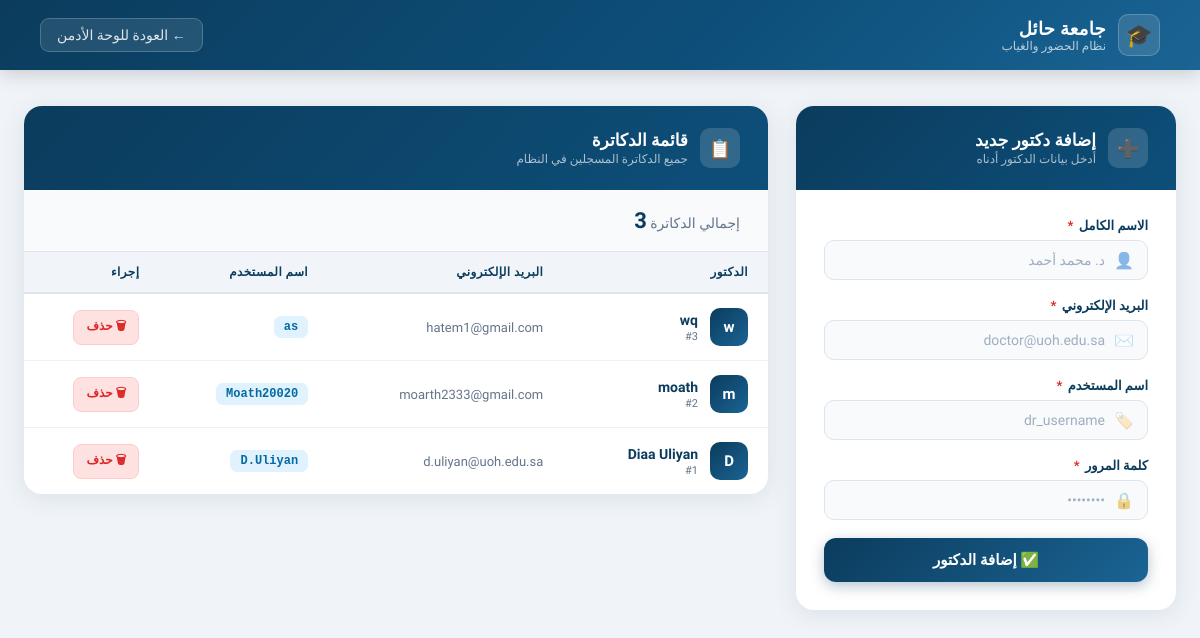
Screenshot of /admin/doctors (signed in) with the database file from the repository.
### tables this page shows
CREATE TABLE doctors (
    doctor_id INTEGER PRIMARY KEY AUTOINCREMENT,
    name TEXT NOT NULL,
    email TEXT UNIQUE NOT NULL,
    password_hash TEXT NOT NULL
, username TEXT);

### routes/admin_routes.py (the view)
    @app.route("/admin/doctors")
    def admin_doctors():
        if "admin" not in session:
            return redirect("/admin/login")
        conn = None
        try:
            conn = get_db()
            cur = conn.cursor()
            cur.execute("""
                SELECT doctor_id, name, email, username
                FROM doctors
                ORDER BY doctor_id DESC
            """)
            doctors = cur.fetchall()
        finally:
            if conn:
                conn.close()
        return render_template("admin/admin_doctors.html", doctors=doctors)

### helpers.py (called while the page is built)
def get_db():
    conn = sqlite3.connect(DATABASE, timeout=10, check_same_thread=False)
    conn.row_factory = sqlite3.Row
    conn.execute("PRAGMA foreign_keys=ON;")
    conn.execute("PRAGMA journal_mode=WAL;")
    conn.execute("PRAGMA synchronous=NORMAL;")
    conn.execute("PRAGMA busy_timeout=5000;")
    return conn

### templates/admin/admin_doctors.html (shortened to what this page needs)
<!DOCTYPE html>
<html lang="ar" dir="rtl">
<head>
</head>
<body>
<header class="top-header">
    <div class="logo">
        <div class="logo-icon">🎓</div>
        <div>
            <div class="logo-text">جامعة حائل</div>
            <div class="logo-sub">نظام الحضور والغياب</div>
        </div>
    </div>
    <a class="back-btn" href="/admin/dashboard">
        ← العودة للوحة الأدمن
    </a>
</header>
<div class="page">
    <div class="card">
        <div class="card-header">
            <div class="card-header-icon">➕</div>
            <div>
                <h2>إضافة دكتور جديد</h2>
                <p>أدخل بيانات الدكتور أدناه</p>
            </div>
        </div>
        <div class="card-body">
            <form method="post" action="/admin/doctors/add">
                <div class="form-group">
                    <label>الاسم الكامل <span>*</span></label>
                    <div class="input-wrap">
                        <span class="input-icon">👤</span>
                        <input type="text" name="name" placeholder="د. محمد أحمد" required>
                    </div>
                </div>
                <div class="form-group">
                    <label>البريد الإلكتروني <span>*</span></label>
                    <div class="input-wrap">
                        <span class="input-icon">✉️</span>
                        <input type="email" name="email" placeholder="doctor@uoh.edu.sa" required>
                    </div>
                </div>
                <div class="form-group">
                    <label>اسم المستخدم <span>*</span></label>
                    <div class="input-wrap">
                        <span class="input-icon">🏷️</span>
                        <input type="text" name="username" placeholder="dr_username" required>
                    </div>
                </div>
                <div class="form-group">
                    <label>كلمة المرور <span>*</span></label>
                    <div class="input-wrap">
                        <span class="input-icon">🔒</span>
                        <input type="password" name="password" placeholder="••••••••" required>
                    </div>
                </div>
                <button class="submit-btn" type="submit">
                    ✅ إضافة الدكتور
                </button>
            </form>
        </div>
    </div>
    <div class="card">
        <div class="card-header">
            <div class="card-header-icon">📋</div>
            <div>
                <h2>قائمة الدكاترة</h2>
                <p>جميع الدكاترة المسجلين في النظام</p>
            </div>
        </div>
        <div class="stats-bar">
            <div class="count">
                إجمالي الدكاترة <strong>{{ doctors | length }}</strong>
            </div>
        </div>
        <div class="table-wrap">
            {% if doctors %}
            <table>
                <thead>
                    <tr>
                        <th>الدكتور</th>
                        <th>البريد الإلكتروني</th>
                        <th>اسم المستخدم</th>
                        <th>إجراء</th>
                    </tr>
                </thead>
                <tbody>
                    {% for d in doctors %}
                    <tr style="animation-delay: {{ loop.index0 * 0.05 }}s">
                        <td>
                            <div class="doctor-cell">
                                <div class="avatar">{{ d[1][0] if d[1] else '؟' }}</div>
                                <div>
                                    <div class="doctor-name">{{ d[1] }}</div>
                                    <div class="doctor-id">#{{ d[0] }}</div>
                                </div>
                            </div>
                        </td>
                        <td><span class="email-cell">{{ d[2] }}</span></td>
                        <td><span class="username-badge">{{ d[3] }}</span></td>
                        <td>
                            <a class="delete-btn"
                               href="/admin/doctors/delete/{{ d[0] }}"
                               onclick="return confirm('هل أنت متأكد من حذف د. {{ d[1] }}؟')">
                                🗑 حذف
                            </a>
                        </td>
                    </tr>
                    {% endfor %}
                </tbody>
            </table>
            {% else %}
            <div class="empty">
                <div class="empty-icon">👨‍🏫</div>
                <p>لا يوجد دكاترة مضافون بعد.</p>
            </div>
            {% endif %}
        </div>
    </div>
</div>
</body>
</html>

### rows the page displays
doctors: name "w", name "wq", doctor_id "3", email "hatem1@gmail.com", username "as"
doctors: name "m", name "moath", doctor_id "2", email "moarth2333@gmail.com", username "Moath20020"
doctors: name "D", name "Diaa Uliyan", doctor_id "1", email "d.uliyan@uoh.edu.sa", username "D.Uliyan"

### other values shown
{{ doctors | length }} "3"
